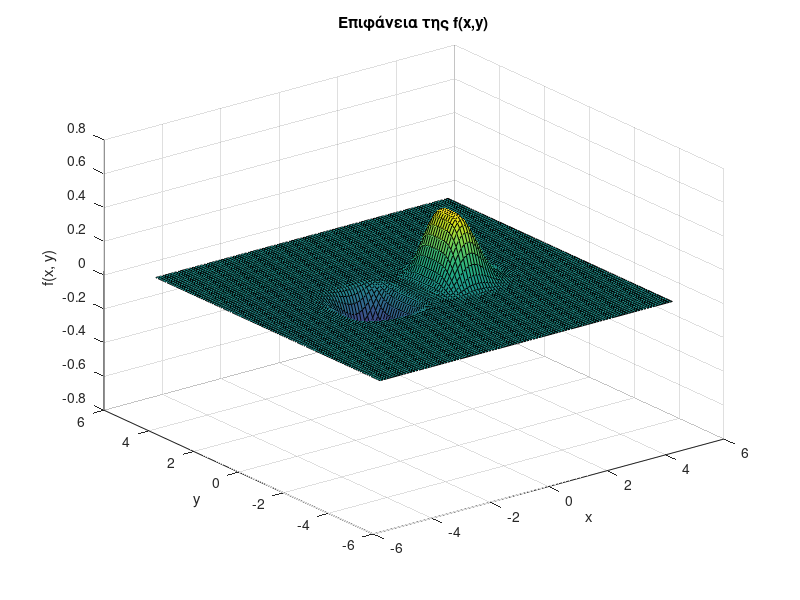

Write MATLAB code to recreate this figure. (Note: this script raises an error after producing the figure.)
clc; clear; close all;

f = @(x, y) x.^3 .* exp(- x.^2 - y.^4);

% 3D διάγραμμα συνάρτηση f
[xg, yg] = meshgrid(-5:0.1:5, -5:0.1:5);
zg = f(xg, yg);

figure;
surf(xg, yg, zg);
xlabel('x'); ylabel('y'); zlabel('f(x, y)');
title('Επιφάνεια της f(x,y)');
hold on;

% Αρχικοποίηση δεδομένων
startingPoints = [0 0; -1 -1; 1 1];
epsilon = 0.001;
gamma0 = 0.1;

all_results = cell(3,3);

% Δεδομένα για όλα τα είδη γ και για διαφορετικά starting points
for i = 1:3           % method of γ
    for j = 1:3       % starting point
        fprintf('Μέθοδος %d, αρχικό σημείο %d, %d\n', i, startingPoints(j,1), startingPoints(j,2));
        
        obj = Newton(f, epsilon, gamma0, startingPoints(j,:), i);
        trajectory = obj.minimize();
        
        % Έλεγχος για κενά αποτελέσματα
        if isempty(trajectory) || size(trajectory, 1) < 2
            fprintf('Warning: Empty or short trajectory for method %d with starting point %d, %d\n', i, startingPoints(j,1), startingPoints(j,2));
            all_results{i,j} = [];
            continue;
        end
        
        all_results{i,j} = trajectory;
        fprintf('Επαναλήψεις: %d, Τελικό σημείο: (%.4f, %.4f)\n', ...
                size(trajectory, 1), trajectory(end, 2), trajectory(end, 3));

    end
end

legend show;

%% Διάγραμμα Επαναλήψεων και Αρχικού Σημείου
figure;
iterations = zeros(3,3);

for i = 1:3
    for j = 1:3
        if ~isempty(all_results{i,j}) && size(all_results{i,j}, 1) > 0
            iterations(i,j) = all_results{i,j}(end, 1) + 1; % +1 γιατί ξεκινάει από 0
        else
            iterations(i,j) = 0;
        end
    end
end

bar(iterations);
xlabel('Μέθοδος γ');
ylabel('Επαναλήψεις');
title('Αριθμός επαναλήψεων');
set(gca, 'XTickLabel', {'Σταθερό γ', 'Golden Section', 'Armijo'});
legend('Start (0,0)', 'Start (-1,-1)', 'Start (1,1)');

%% === 3 SEPARATE FIGURES ===

colors = {'red', 'blue', 'green'};
method_names = {'Σταθερό γ', 'Golden Section', 'Armijo'};

for i = 1:3
    figure('Position', [200 + 300*(i-1), 200, 600, 500]);

    % Contour
    contour(xg, yg, zg, 10);
    hold on; grid on;
    title(['Τροχιές Σύγκλισης - ', method_names{i}]);
    xlabel('x'); ylabel('y');

    % Add trajectories for the 3 starting points
    for j = 1:3
        if ~isempty(all_results{i,j}) && size(all_results{i,j}, 1) > 1
            data = all_results{i,j};

            % Line
            plot(data(:,2), data(:,3), '-', ...
                'LineWidth', 1.2, ...
                'Color', colors{j}, ...
                'DisplayName', ['Start ', num2str(j)]);

            % Markers
            plot(data(:,2), data(:,3), 'o', ...
                'LineWidth', 1, ...
                'MarkerSize', 4, ...
                'Color', colors{j}, ...
                'MarkerFaceColor', colors{j});
        end
    end

    legend show;
    colorbar;
end
